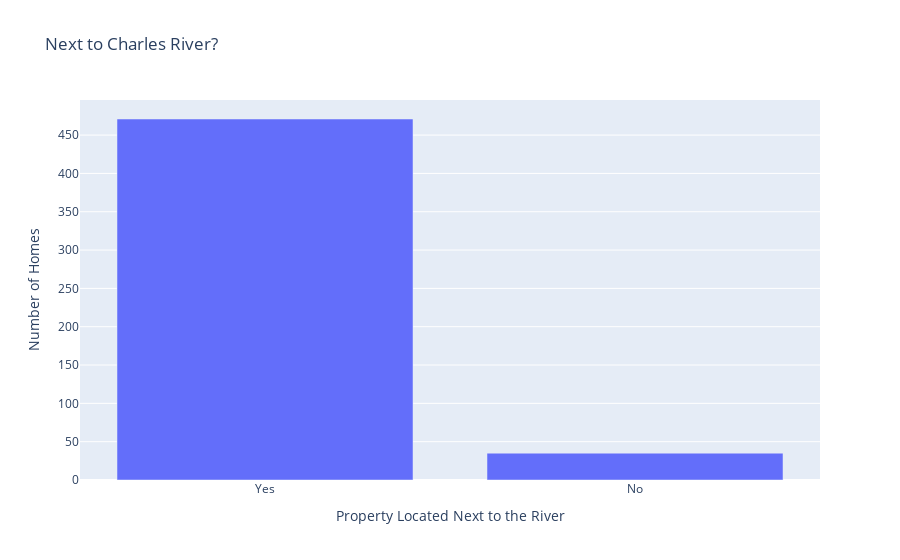

The cell this chart's notebook holds for it:
### Markdown cell above
#### Next to the River? ⛵️

**Challenge**

Create a bar chart with plotly for CHAS to show many more homes are away from the river versus next to it. The bar chart should look something like this:

<img src=https://i.imgur.com/AHwoQ6l.png height=350>

You can make your life easier by providing a list of values for the x-axis (e.g., `x=['No', 'Yes']`)

### Code cell
river_access = data.CHAS.value_counts()
bar = px.bar(x=['Yes', 'No'], y=river_access.values, title="Next to Charles River?")
bar.update_layout(xaxis_title="Property Located Next to the River", yaxis_title="Number of Homes")
bar.show()

### Figure 1 — Plotly figure (JSON) as saved in the notebook; plotly's stock layout.template omitted (floating-point values rounded to 4 significant figures)
{"data": [{"alignmentgroup": "True", "hovertemplate": "x=%{x}<br>y=%{y}<extra></extra>", "legendgroup": "", "marker": {"color": "#636efa", "pattern": {"shape": ""}}, "name": "", "offsetgroup": "", "orientation": "v", "showlegend": false, "textposition": "auto", "type": "bar", "x": ["Yes", "No"], "xaxis": "x", "y": [471, 35], "yaxis": "y"}], "layout": {"barmode": "relative", "legend": {"tracegroupgap": 0}, "title": {"text": "Next to Charles River?"}, "xaxis": {"anchor": "y", "domain": [0, 1], "title": {"text": "Property Located Next to the River"}}, "yaxis": {"anchor": "x", "domain": [0, 1], "title": {"text": "Number of Homes"}}}}
